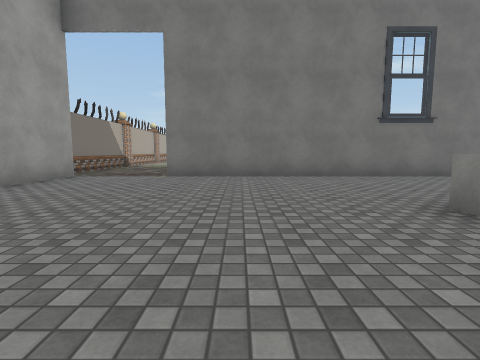
[1] (above)

22 first-person views from a walk through a scene from a Unity 3-D project. The camera is 1.2 m above the floor, tilts 6° down and sees 85° across. The floor is counted in squares, 2 m on a side. Each view is taken from the middle of a square. On the plan, view 1 faces up. The plan holds only what a view shows up to about 9 squares ahead; the rest is blank. The place goes on beyond the plan. Some surface patterns are stand-ins.

[2]
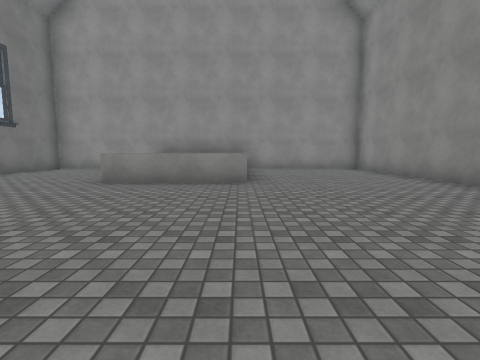

[3]
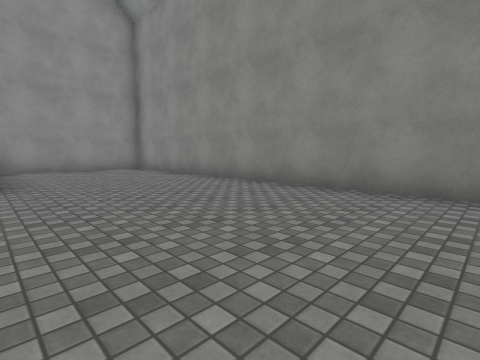

[4]
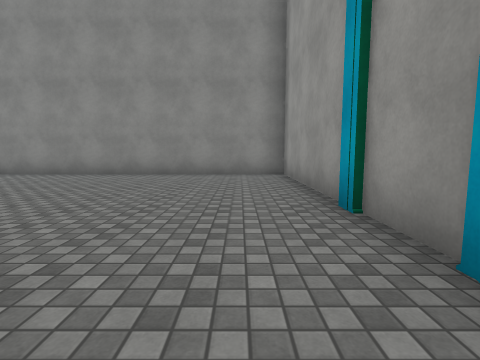

[5]
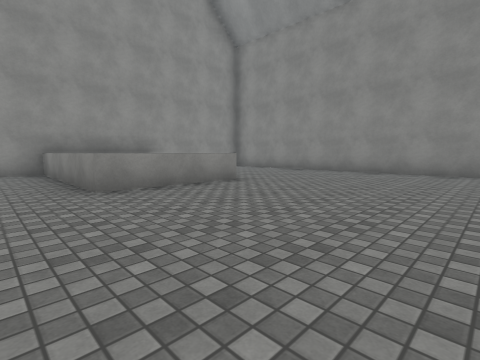

[6]
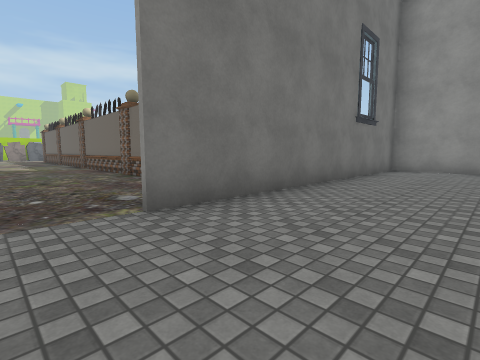

[7]
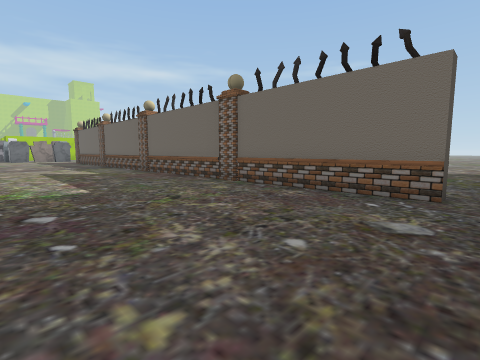

[8]
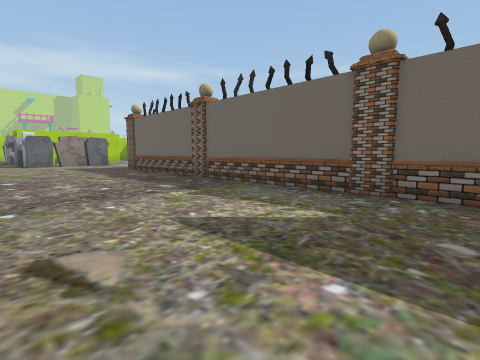

[9]
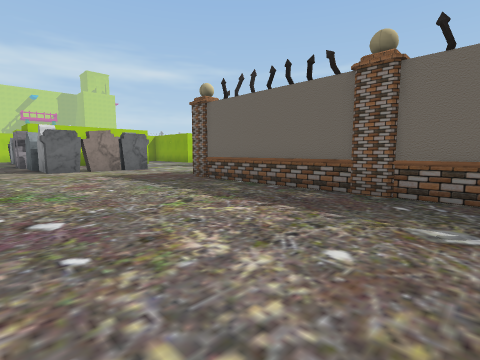

[10]
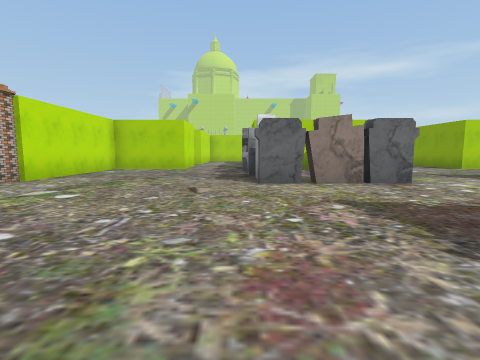

[11]
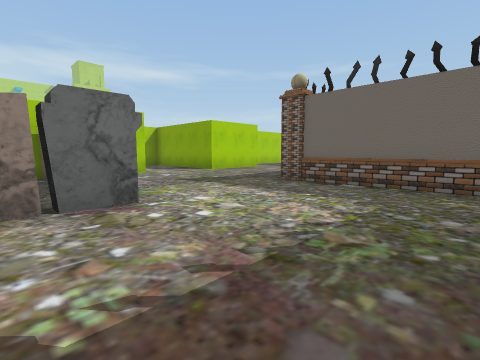

[12]
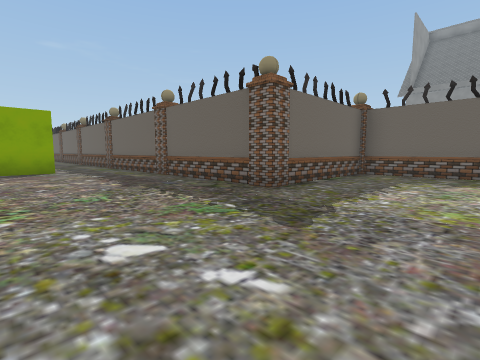

[13]
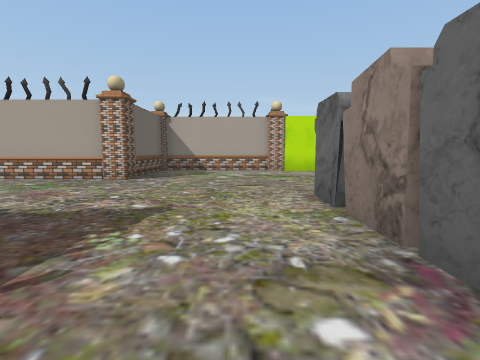

[14]
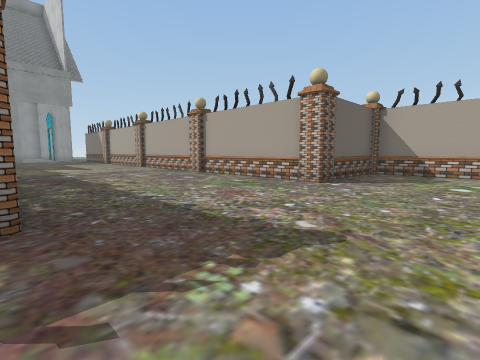

[15]
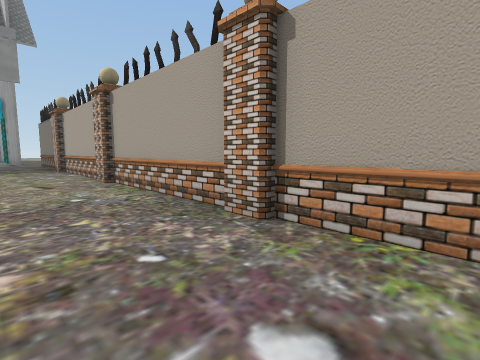

[16]
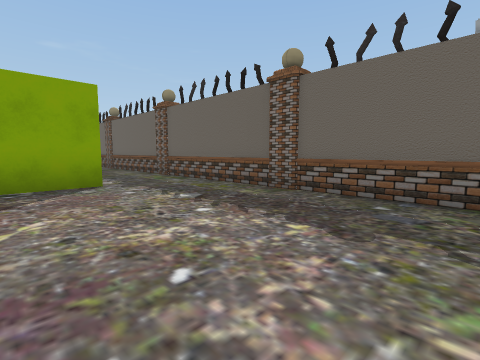

[17]
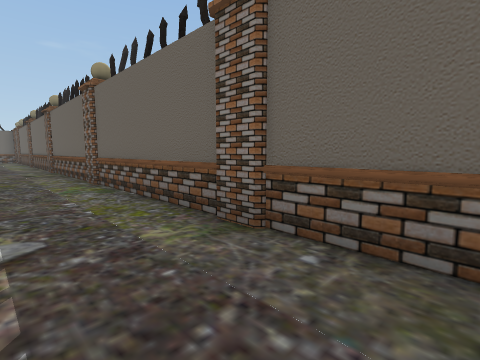

[18]
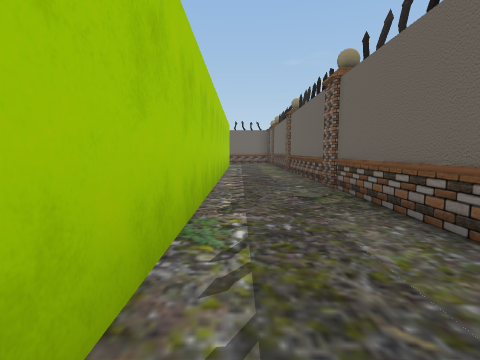

[19]
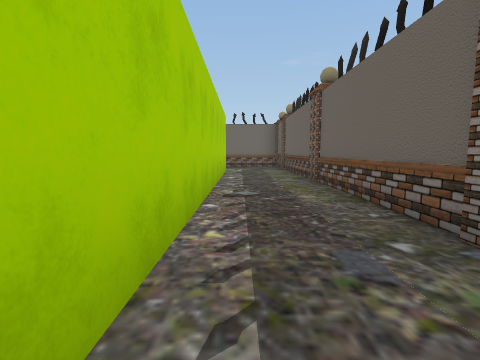

[20]
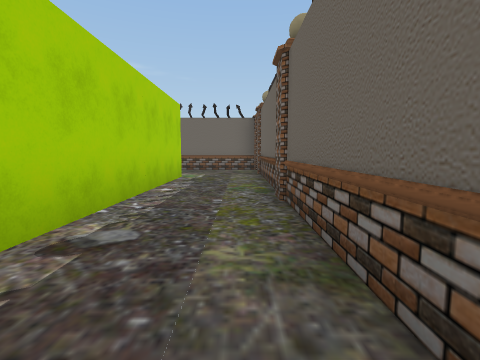

[21]
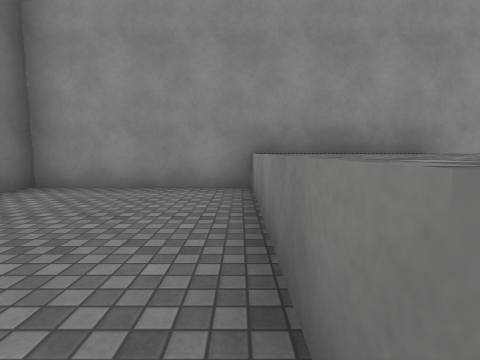

[22]
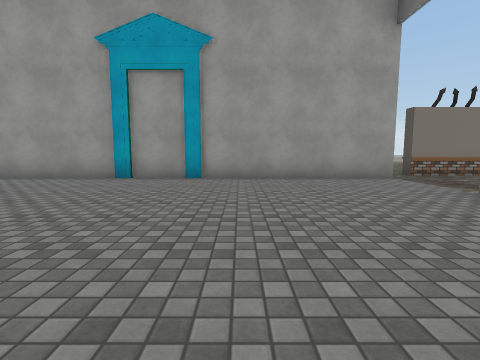

### Floor plan
Ten units are one square. View 1 is at (0, 0); x grows to the right and y downward. Boxes are objects, and circles mark ways between rooms. Rooms are numbered by the first view taken in them; rooms with no view inside come last. Other rooms are left out.
<svg viewBox="-90 -320 320 367">
<path fill="none" stroke="#000" d="M23 2 23 -28 65 -28M2 -75 -1 -75M-42 -67 -42 42 61 42M65 34 65 -65 -19 -65M-49 -75 -52 -75M12 -234 35 -234M-1 -195 -1 -225M-49 -226 -49 -195M-18 -270 -26 -270M4 -270 -6 -270M38 -235 38 -266M-49 -186 -49 -155M-75 -234 -54 -234M44 -274 74 -274M-1 -155 -1 -185M-78 -265 -78 -235M-49 -146 -49 -116M84 -274 105 -274M-75 -311 -75 -274M-1 -115 -1 -145M100 -294 100 -309M-49 -101 -49 -75M-1 -75 -1 -105M124 -274 145 -274M146 -295 114 -295M197 -274 225 -274M157 -274 185 -274M225 -295 146 -295"/>
<rect x="-85" y="-235" width="10" height="10" fill="#bbb"><title>pillar</title></rect>
<rect x="35" y="-235" width="10" height="10" fill="#bbb"><title>pillar</title></rect>
<rect x="145" y="-275" width="10" height="10" fill="#bbb"><title>pillar</title></rect>
<rect x="185" y="-275" width="10" height="10" fill="#bbb"><title>pillar</title></rect>
<rect x="-85" y="-275" width="10" height="10" fill="#bbb"><title>pillar</title></rect>
<rect x="-55" y="-115" width="10" height="10" fill="#bbb"><title>pillar</title></rect>
<rect x="-55" y="-155" width="10" height="10" fill="#bbb"><title>pillar</title></rect>
<rect x="-55" y="-195" width="10" height="10" fill="#bbb"><title>pillar</title></rect>
<rect x="-55" y="-235" width="10" height="10" fill="#bbb"><title>pillar</title></rect>
<rect x="-25" y="-295" width="10" height="20" fill="#bbb"><title>other object</title></rect>
<rect x="-25" y="-305" width="10" height="10" fill="#bbb"><title>other object</title></rect>
<rect x="-15" y="-275" width="10" height="10" fill="#bbb"><title>other object</title></rect>
<rect x="-5" y="-115" width="10" height="10" fill="#bbb"><title>pillar</title></rect>
<rect x="-5" y="-155" width="10" height="10" fill="#bbb"><title>pillar</title></rect>
<rect x="-5" y="-195" width="10" height="10" fill="#bbb"><title>pillar</title></rect>
<rect x="-5" y="-235" width="10" height="10" fill="#bbb"><title>pillar</title></rect>
<rect x="-5" y="-285" width="10" height="10" fill="#bbb"><title>other object</title></rect>
<rect x="-5" y="-315" width="10" height="10" fill="#bbb"><title>other object</title></rect>
<rect x="35" y="-275" width="10" height="10" fill="#bbb"><title>pillar</title></rect>
<rect x="75" y="-275" width="10" height="10" fill="#bbb"><title>pillar</title></rect>
<rect x="105" y="-275" width="20" height="10" fill="#bbb"><title>pillar</title></rect>
<circle cx="-25" cy="-70" r="3" fill="#2a7"/>
<circle cx="-35" cy="-75" r="3" fill="#2a7"/>
<circle cx="100" cy="-285" r="3" fill="#2a7"/>
<circle cx="135" cy="-285" r="3" fill="#2a7"/>
<text x="10" y="-20">1</text>
<text x="80" y="-60">2</text>
<text x="-10" y="-230">3</text>
<text x="120" y="-280">4</text>
<text x="180" y="-290">5</text>
</svg>
Room 1 opens to room 3. Room 2 opens to room 3. Room 3 opens to room 4. Room 4 opens to room 5.

Where each view was taken, in squares from view 1:
view 1: 0 up, 0 right, facing up
view 2: 0 up, 3 left, facing right
view 3: 0 up, 3 left, facing down-right
view 4: 3 up, 3 left, facing down
view 5: 4 up, 2 left, facing down-right
view 6: 4 up, 3 left, facing up-right
view 7: 7 up, 4 left, facing up-right
view 8: 14 up, 4 left, facing up-right
view 9: 18 up, 4 left, facing up-right
view 10: 22 up, 3 left, facing up
view 11: 24 up, 1 left, facing up-right
view 12: 31 up, 1 right, facing down-right
view 13: 26 up, 1 right, facing left
view 14: 26 up, 0 right, facing down-left
view 15: 21 up, 3 left, facing down-left
view 16: 31 up, 5 right, facing down-right
view 17: 29 up, 6 right, facing down-right
view 18: 29 up, 11 right, facing right
view 19: 29 up, 14 right, facing right
view 20: 28 up, 16 right, facing right
view 21: 3 up, 2 right, facing right
view 22: 3 up, 2 right, facing left
